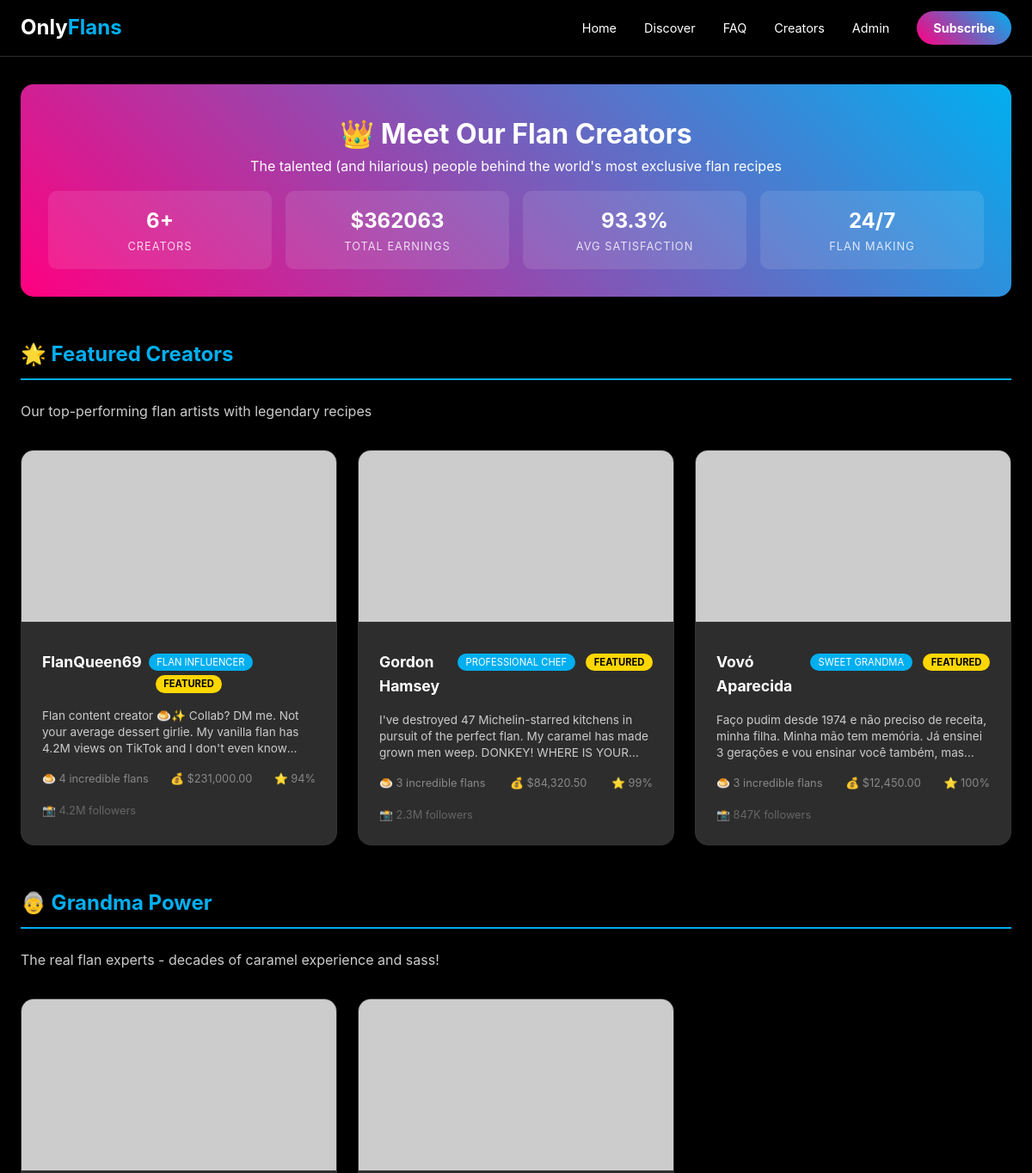
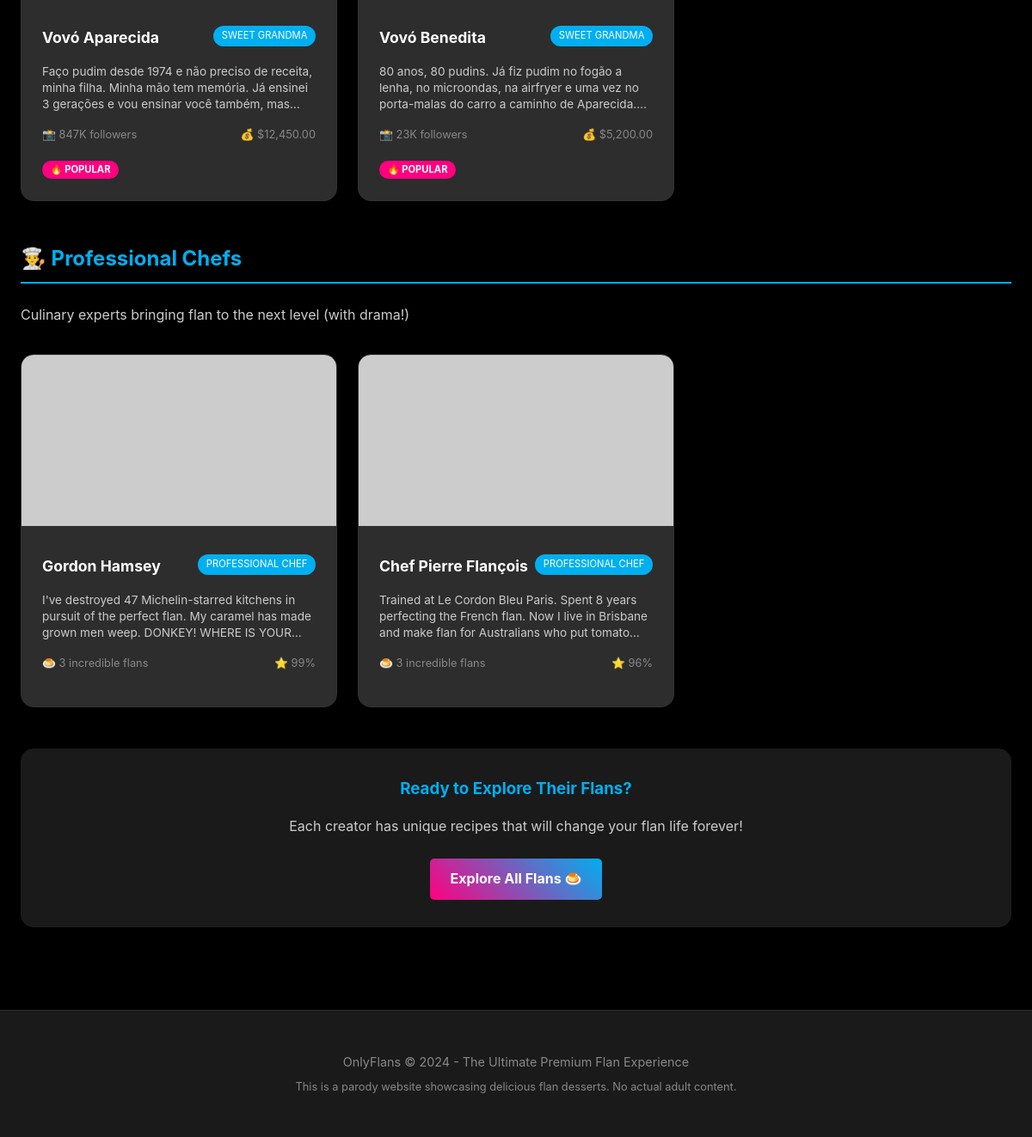
Screenshot of /creators/ with the database file from the repository (2 pictures, top to bottom).
### flans/models.py (models this page shows, shortened)
class FlanCreator(models.Model):
    class CreatorType(models.TextChoices):
        GRANDMA = 'grandma', 'Sweet Grandma'
        CHEF = 'chef', 'Professional Chef'
        INFLUENCER = 'influencer', 'Flan Influencer'
        AMATEUR = 'amateur', 'Home Baker'
    name = models.CharField(max_length=100)
    creator_type = models.CharField(
        max_length=20,
        choices=CreatorType.choices,
        default=CreatorType.AMATEUR
    )
    bio = models.TextField(help_text="Hilarious creator biography")
    profile_image = models.URLField(max_length=500, blank=True)
    join_date = models.DateField(auto_now_add=True)
    is_featured = models.BooleanField(default=False)
    total_earnings = models.DecimalField(
        max_digits=10,
        decimal_places=2,
        default=Decimal('0.00'),
        help_text="Total earnings (fake stat)"
    )
    satisfaction_rate = models.IntegerField(
        default=95,
        validators=[MinValueValidator(0), MaxValueValidator(100)]
    )
    instagram_followers = models.CharField(
        max_length=50,
        default="10K",
        help_text="Fake follower count"
    )
    class Meta:
        ordering = ['-is_featured', '-total_earnings']
        verbose_name = 'Flan Creator'
        verbose_name_plural = 'Flan Creators'
    @property
    def earnings_display(self) -> str:
        return f"${self.total_earnings:,.2f}"
    @property
    def is_popular(self) -> bool:
        return self.total_earnings > 1000 or self.satisfaction_rate >= 95
    @property
    def total_flans(self) -> int:
        return self.flans.count()
    def get_flans_count_display(self) -> str:
        count = self.total_flans
        if count == 0:
            return "Just starting out"
        elif count == 1:
            return "1 amazing flan"
        return f"{count} incredible flans"

### flans/views.py (the view)
# urls.py: path('creators/', views.creators_list, name='creators-list'),
def creators_list(request: HttpRequest) -> HttpResponse:
    try:
        creators = FlanCreator.objects.prefetch_related('flans')
        stats = creators.aggregate(
            total_earnings=Sum('total_earnings'),
            avg_satisfaction=Avg('satisfaction_rate'),
        )
        context = {
            'creators': creators,
            'featured_creators': creators.filter(is_featured=True),
            'grandma_creators': creators.filter(creator_type='grandma'),
            'chef_creators': creators.filter(creator_type='chef'),
            'influencer_creators': creators.filter(creator_type='influencer'),
            'total_creators': creators.count(),
            'total_earnings': stats['total_earnings'] or 0,
            'avg_satisfaction': round(stats['avg_satisfaction'] or 0, 1),
        }
        return render(request, 'flans/creators.html', context)
    except Exception as e:
        logger.error(f"Error in creators_list view: {e}")
        messages.error(request, "An error occurred while loading creators.")
        return render(request, 'flans/creators.html', {'creators': []})

### flans/templates/flans/creators.html (shortened to what this page needs)
{% extends 'flans/base.html' %}  {% block content %}
<div class="hero-stats">
  <h1>👑 Meet Our Flan Creators</h1>
  <p>
    The talented (and hilarious) people behind the world's most exclusive flan
    recipes
  </p>
  <div class="stats-grid">
    <div class="stat-card">
      <div class="stat-number">{{ total_creators }}+</div>
      <div class="stat-label">Creators</div>
    </div>
    <div class="stat-card">
      <div class="stat-number">${{ total_earnings|floatformat:0 }}</div>
      <div class="stat-label">Total Earnings</div>
    </div>
    <div class="stat-card">
      <div class="stat-number">{{ avg_satisfaction }}%</div>
      <div class="stat-label">Avg Satisfaction</div>
    </div>
    <div class="stat-card">
      <div class="stat-number">24/7</div>
      <div class="stat-label">Flan Making</div>
    </div>
  </div>
</div>
<div class="category-section">
  <h2 class="category-title">🌟 Featured Creators</h2>
  <p style="color: #ccc; margin-bottom: 1.5rem">
    Our top-performing flan artists with legendary recipes
  </p>
  <div class="creators-grid">
    {% for creator in featured_creators %}
    <div class="creator-card">
      <a
        href="{% url 'creator-detail' creator.id %}"
        style="text-decoration: none; color: inherit"
      >
        <img
          src="{{ creator.profile_image }}"
          alt="{{ creator.name }}"
          class="creator-image"
          onerror="this.src='https://images.unsplash.com/photo-1544005313-94ddf0286df2?w=400'"
        />
        <div class="creator-info">
          <div class="creator-header">
            <span class="creator-name">{{ creator.name }}</span>
            <div>
              <span class="creator-type"
                >{{ creator.get_creator_type_display }}</span
              >
              <span class="featured-badge">FEATURED</span>
            </div>
          </div>
          <p class="creator-bio">{{ creator.bio }}</p>
          <div class="creator-stats">
            <span>🍮 {{ creator.get_flans_count_display }}</span>
            <span>💰 {{ creator.earnings_display }}</span>
            <span>⭐ {{ creator.satisfaction_rate }}%</span>
          </div>
          <div style="font-size: 0.8rem; color: #666">
            📸 {{ creator.instagram_followers }} followers
          </div>
        </div>
      </a>
    </div>
    {% endfor %}
  </div>
</div>
<div class="category-section">
  <h2 class="category-title">👵 Grandma Power</h2>
  <p style="color: #ccc; margin-bottom: 1.5rem">
    The real flan experts - decades of caramel experience and sass!
  </p>
  <div class="creators-grid">
    {% for creator in grandma_creators %}
    <div class="creator-card">
      <a
        href="{% url 'creator-detail' creator.id %}"
        style="text-decoration: none; color: inherit"
      >
        <img
          src="{{ creator.profile_image }}"
          alt="{{ creator.name }}"
          class="creator-image"
          onerror="this.src='https://images.unsplash.com/photo-1584302179602-e4819bb92daa?w=400'"
        />
        <div class="creator-info">
          <div class="creator-header">
            <span class="creator-name">{{ creator.name }}</span>
            <span class="creator-type"
              >{{ creator.get_creator_type_display }}</span
            >
          </div>
          <p class="creator-bio">{{ creator.bio }}</p>
          <div class="creator-stats">
            <span>📸 {{ creator.instagram_followers }} followers</span>
            <span>💰 {{ creator.earnings_display }}</span>
          </div>
          {% if creator.is_popular %}
          <div style="margin-top: 0.5rem">
            <span class="popular-badge">🔥 POPULAR</span>
          </div>
          {% endif %}
        </div>
      </a>
    </div>
    {% endfor %}
  </div>
</div>
<div class="category-section">
  <h2 class="category-title">👨‍🍳 Professional Chefs</h2>
  <p style="color: #ccc; margin-bottom: 1.5rem">
    Culinary experts bringing flan to the next level (with drama!)
  </p>
  <div class="creators-grid">
    {% for creator in chef_creators %}
    <div class="creator-card">
      <a
        href="{% url 'creator-detail' creator.id %}"
        style="text-decoration: none; color: inherit"
      >
        <img
          src="{{ creator.profile_image }}"
          alt="{{ creator.name }}"
          class="creator-image"
          onerror="this.src='https://images.unsplash.com/photo-1583394293214-28ded15ee548?w=400'"
        />
        <div class="creator-info">
          <div class="creator-header">
            <span class="creator-name">{{ creator.name }}</span>
            <span class="creator-type"
              >{{ creator.get_creator_type_display }}</span
            >
          </div>
          <p class="creator-bio">{{ creator.bio }}</p>
          <div class="creator-stats">
            <span>🍮 {{ creator.get_flans_count_display }}</span>
            <span>⭐ {{ creator.satisfaction_rate }}%</span>
          </div>
        </div>
      </a>
    </div>
    {% endfor %}
  </div>
</div>
<div
  style="
    text-align: center;
    margin-top: 3rem;
    padding: 2rem;
    background: var(--onlyfans-gray);
    border-radius: 15px;
  "
>
  <h3 style="color: var(--onlyfans-blue); margin-bottom: 1rem">
    Ready to Explore Their Flans?
  </h3>
  <p style="color: #ccc; margin-bottom: 1.5rem">
    Each creator has unique recipes that will change your flan life forever!
  </p>
  <a href="{% url 'flan-list' %}" class="btn btn-premium"
    >Explore All Flans 🍮</a
  >
</div>
{% endblock %}

### flans/templates/flans/base.html (shortened to what this page needs)
<!DOCTYPE html>
<html lang="en">
  <head>
  </head>
  <body>
    <nav class="navbar">
      <div class="nav-content">
        <a href="{% url 'flan-list' %}" class="logo">
          Only<span>Flans</span>
        </a>
        <div class="nav-links">
          <a href="{% url 'flan-list' %}">Home</a>
          <a href="#">Discover</a>
          <a href="{% url 'faq' %}">FAQ</a>
          <a href="#">Creators</a>
          <a href="/admin/" target="_blank">Admin</a>
          <a href="#" class="subscribe-btn">Subscribe</a>
        </div>
      </div>
    </nav>
    <main class="container">
      {% block content %}{% endblock %}
    </main>
    <footer class="footer">
      <div class="footer-content">
        <p>OnlyFlans &copy; 2024 - The Ultimate Premium Flan Experience</p>
        <p style="margin-top: 0.5rem; font-size: 0.8rem">
          This is a parody website showcasing delicious flan desserts. No actual
          adult content.
        </p>
      </div>
    </footer>
  </body>
</html>

### flans/templates/flans/base.html (style rules this page uses)
:root { --onlyfans-black: #000000; --onlyfans-white: #ffffff; --onlyfans-gray: #1a1a1a; --onlyfans-light-gray: #2d2d2d; --onlyfans-blue: #00aff0; --onlyfans-pink: #ff0080; }
* { margin: 0; padding: 0; box-sizing: border-box; }
body { font-family: -apple-system, BlinkMacSystemFont, "Segoe UI", Roboto, Oxygen, Ubuntu, Cantarell, sans-serif; background-color: var(--onlyfans-black); color: var(--onlyfans-white); line-height: 1.6; }
.navbar { background-color: var(--onlyfans-black); border-bottom: 1px solid var(--onlyfans-light-gray); padding: 0.8rem 1.5rem; position: sticky; top: 0; z-index: 1000; }
.nav-content { max-width: 1400px; margin: 0 auto; display: flex; justify-content: space-between; align-items: center; }
.logo { font-size: 1.5rem; font-weight: bold; color: var(--onlyfans-white); text-decoration: none; }
.logo span { color: var(--onlyfans-blue); }
.nav-links { display: flex; gap: 2rem; align-items: center; }
.nav-links a { color: var(--onlyfans-white); text-decoration: none; font-size: 0.9rem; transition: color 0.3s; }
.subscribe-btn { background: linear-gradient( 45deg, var(--onlyfans-pink), var(--onlyfans-blue) ); color: white; padding: 0.5rem 1.2rem; border-radius: 20px; font-weight: bold; font-size: 0.8rem; }
.container { max-width: 1400px; margin: 0 auto; padding: 2rem 1.5rem; min-height: 80vh; }
.footer { background-color: var(--onlyfans-gray); padding: 3rem 1.5rem; margin-top: 4rem; border-top: 1px solid var(--onlyfans-light-gray); }
.footer-content { max-width: 1400px; margin: 0 auto; text-align: center; }
.footer p { color: #888; font-size: 0.9rem; }
.btn { background: var(--onlyfans-blue); color: white; padding: 0.7rem 1.5rem; border: none; border-radius: 5px; cursor: pointer; text-decoration: none; display: inline-block; font-weight: bold; transition: all 0.3s; }
.btn-premium { background: linear-gradient( 45deg, var(--onlyfans-pink), var(--onlyfans-blue) ); }

### flans/templates/flans/creators.html (style rules this page uses)
.hero-stats { background: linear-gradient( 45deg, var(--onlyfans-pink), var(--onlyfans-blue) ); padding: 2rem; border-radius: 15px; margin-bottom: 2rem; text-align: center; }
.stats-grid { display: grid; grid-template-columns: repeat(auto-fit, minmax(150px, 1fr)); gap: 1rem; margin-top: 1rem; }
.stat-card { background: rgba(255, 255, 255, 0.1); padding: 1rem; border-radius: 10px; text-align: center; }
.stat-number { font-size: 1.5rem; font-weight: bold; color: white; }
.stat-label { font-size: 0.8rem; color: rgba(255, 255, 255, 0.8); text-transform: uppercase; letter-spacing: 1px; }
.creators-grid { display: grid; grid-template-columns: repeat(auto-fill, minmax(300px, 1fr)); gap: 1.5rem; margin-top: 2rem; }
.creator-card { background: var(--onlyfans-light-gray); border-radius: 15px; overflow: hidden; transition: all 0.3s ease; border: 1px solid #333; }
.creator-image { width: 100%; height: 200px; object-fit: cover; border-bottom: 1px solid #333; }
.creator-info { padding: 1.5rem; }
.creator-header { display: flex; justify-content: space-between; align-items: start; margin-bottom: 1rem; }
.creator-name { font-weight: bold; font-size: 1.1rem; color: white; flex: 1; margin-right: 0.5rem; }
.creator-type { background: var(--onlyfans-blue); color: white; padding: 0.2rem 0.6rem; border-radius: 12px; font-size: 0.7rem; text-transform: uppercase; white-space: nowrap; }
.creator-bio { color: #ccc; font-size: 0.85rem; line-height: 1.4; margin-bottom: 1rem; display: -webkit-box; -webkit-line-clamp: 3; -webkit-box-orient: vertical; overflow: hidden; }
.creator-stats { display: flex; justify-content: space-between; font-size: 0.8rem; color: #888; margin-bottom: 1rem; }
.featured-badge { background: gold; color: black; padding: 0.2rem 0.6rem; border-radius: 12px; font-size: 0.7rem; font-weight: bold; margin-left: 0.5rem; }
.category-section { margin: 3rem 0; }
.category-title { color: var(--onlyfans-blue); margin-bottom: 1.5rem; font-size: 1.5rem; border-bottom: 2px solid var(--onlyfans-blue); padding-bottom: 0.5rem; }
.popular-badge { background: var(--onlyfans-pink); color: white; padding: 0.2rem 0.6rem; border-radius: 12px; font-size: 0.7rem; font-weight: bold; }

### rows the page displays
FlanCreator: name "FlanQueen69", creator_type "FLAN INFLUENCER", bio "Flan content creator 🍮✨ Collab? DM me. Not your average dessert girlie. My vanilla flan has 4.2M views on TikTok and I don't even…", flans_count "4 incredible flans", earnings_display "$231,000.00", satisfaction_rate "94", instagram_followers "4.2M"
FlanCreator: name "Gordon Hamsey", creator_type "PROFESSIONAL CHEF", bio "I've destroyed 47 Michelin-starred kitchens in pursuit of the perfect flan. My caramel has made grown men weep. DONKEY! WHERE IS…", flans_count "3 incredible flans", earnings_display "$84,320.50", satisfaction_rate "99", instagram_followers "2.3M"
FlanCreator: name "Vovó Aparecida", creator_type "SWEET GRANDMA", bio "Faço pudim desde 1974 e não preciso de receita, minha filha. Minha mão tem memória. Já ensinei 3 gerações e vou ensinar você também,…", flans_count "3 incredible flans", earnings_display "$12,450.00", satisfaction_rate "100", instagram_followers "847K", shows "🔥 POPULAR"
FlanCreator: name "Vovó Benedita", creator_type "SWEET GRANDMA", bio "80 anos, 80 pudins. Já fiz pudim no fogão a lenha, no microondas, na airfryer e uma vez no porta-malas do carro a caminho de…", instagram_followers "23K", earnings_display "$5,200.00", shows "🔥 POPULAR"
FlanCreator: name "Chef Pierre Flançois", creator_type "PROFESSIONAL CHEF", bio "Trained at Le Cordon Bleu Paris. Spent 8 years perfecting the French flan. Now I live in Brisbane and make flan for Australians who put…", flans_count "3 incredible flans", satisfaction_rate "96"

### other values shown
{{ total_creators }} "6"
{{ total_earnings|floatformat:0 }} "362063"
{{ avg_satisfaction }} "93.3"
